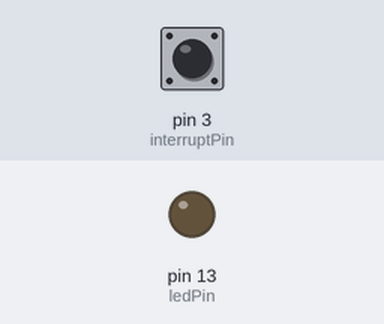
Simulated run of this sketch. Board: Arduino Uno, built with avr-gcc and run on an emulated ATmega328P. Parts: output pins drawn as LEDs (lit = HIGH). The inputs (shaded band) are chosen by the test bench; at power-on: pin 3 (interruptPin) HIGH.

Above: at 1.2 s.
1.3 s: pin 3 (interruptPin) pulled LOW for 0.15 s
At 2.5 s:
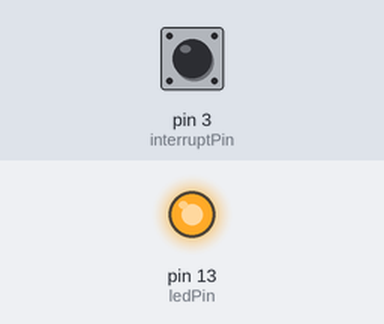
2.9 s: pin 3 (interruptPin) pulled LOW for 1 s
At 3.8 s:
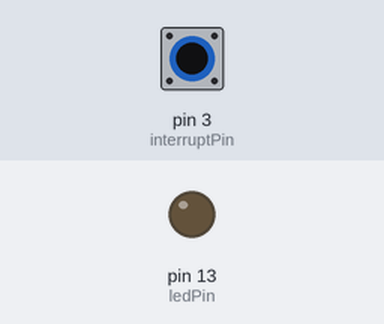
5.4 s: pin 3 (interruptPin) pulled LOW for 3.2 s
At 5.7 s:
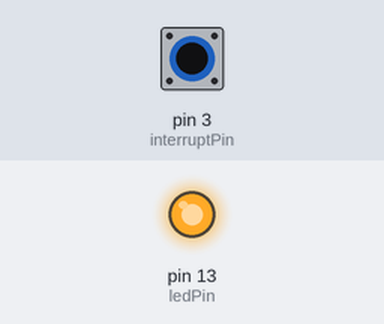
Timing chart, 0 to 8.4 s (numbered marks = the images above; inputs shaded):
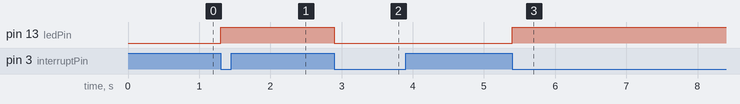

The sketch:

detect.ino
```cpp
const byte ledPin = 13;
const byte interruptPin = 3;
volatile byte state = LOW;

void setup() {
  pinMode(ledPin, OUTPUT);
  pinMode(interruptPin, INPUT_PULLUP);
  attachInterrupt(digitalPinToInterrupt(interruptPin), blink, FALLING);
}

void loop() {
  digitalWrite(ledPin, state);
}

void blink() {
  state = !state;
}
```

Measured:
- after the input at 1.3 s, pin 13 (ledPin): LOW → HIGH at once
- after the input at 2.9 s, pin 13 (ledPin): HIGH → LOW at once
- after the input at 5.4 s, pin 13 (ledPin): LOW → HIGH at once
